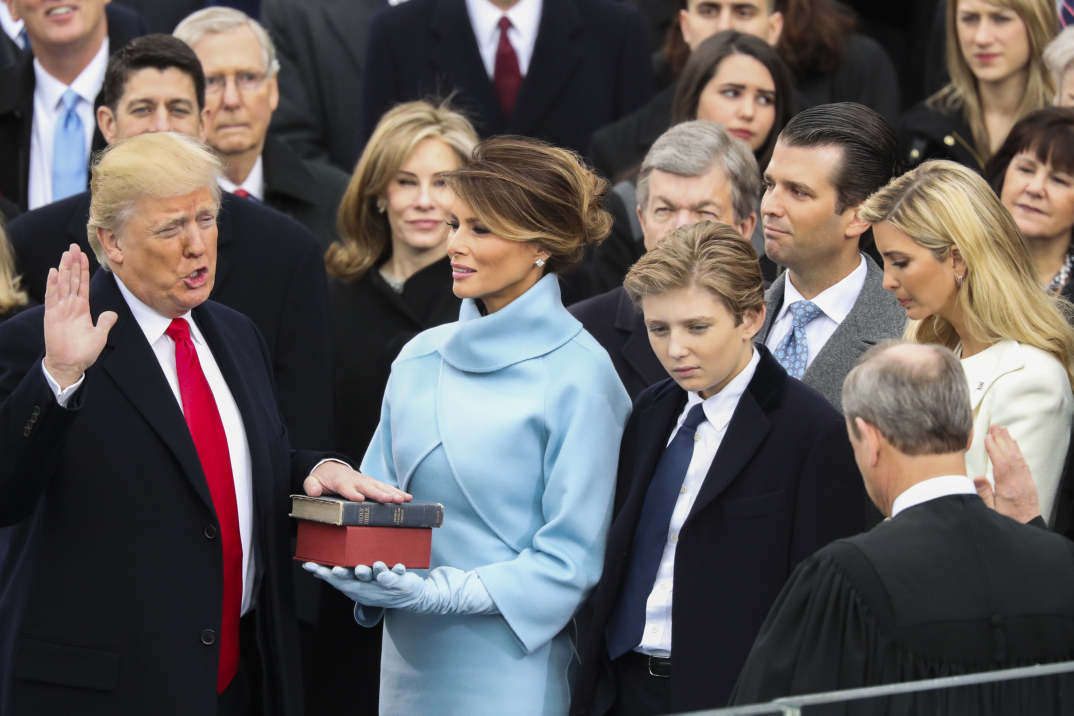
#> input picture FaceRoll/samples/timg-2.jpg, 4293 x 2861 px (shown at 1/4 size); its folder holds only this picture in this run
$ python FaceRoll.py
#> lines starting #> are read from the running program, lines starting #| are printed output that depends on the picture
# -*- coding: utf-8 -*-
import urllib.request
import urllib.error
import time
import json
import cv2
import os
import numpy as np
import random

key='Find in readme.md'
secret='Find in readme.md'

def saveFace(key,secret,img_path,temp_path='./temp.jpg'):
#> called with key = 'Find in readme.md', secret = 'Find in readme.md', img_path = './samples/timg-2.jpg', temp_path = './temp.jpg'
    http_url = 'https://api-cn.faceplusplus.com/facepp/v3/detect'
    key = "DPHaK7dG2sab8F3SW9aSrt2gP21-JSyk"
    secret = "wRN-HPj4sbExcfmg0a8n9dPWcB2juJjE"
    orginal_img=cv2.imread(img_path)
#> orginal_img is the input picture: shape (2861, 4293, 3); mean B, G, R 88.3, 89.3, 95.7
    cv2.imwrite(temp_path,cv2.resize(orginal_img,None,fx=0.5,fy=0.5,interpolation=cv2.INTER_CUBIC))
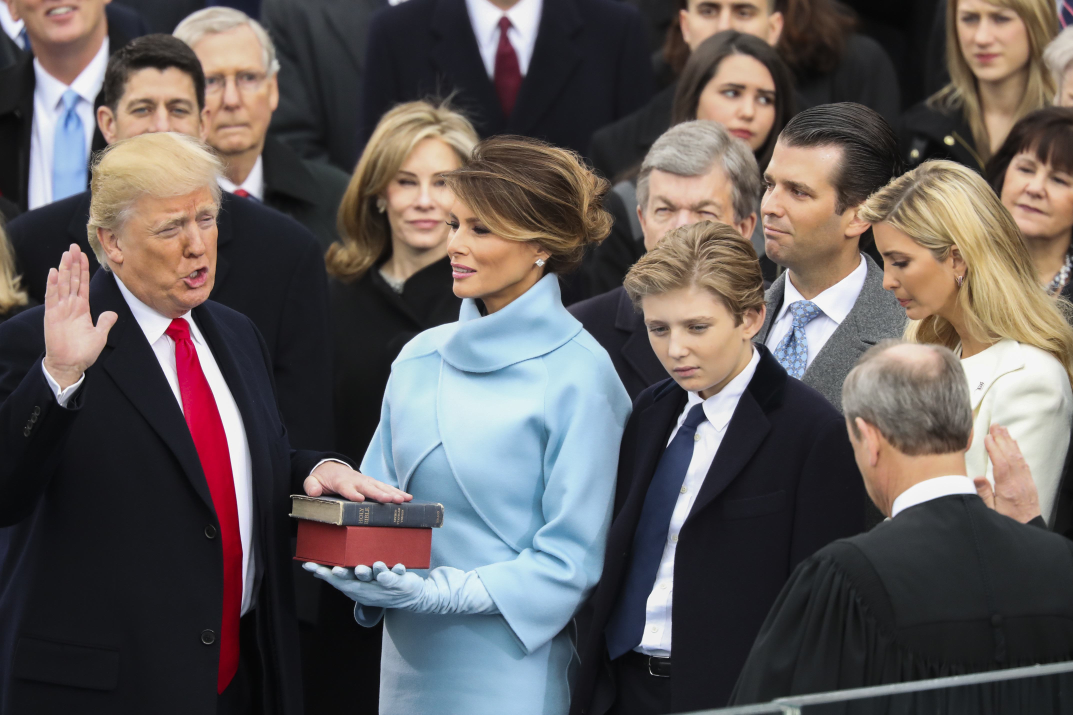
#> saved as temp.jpg: shape (1430, 2146, 3) (shown at 1/2 size); mean B, G, R 88.3, 89.4, 95.7
    filepath = temp_path

    boundary = '----------%s' % hex(int(time.time() * 1000))
    data = []
    data.append('--%s' % boundary)
    data.append('Content-Disposition: form-data; name="%s"\r\n' % 'api_key')
    data.append(key)
    data.append('--%s' % boundary)
    data.append('Content-Disposition: form-data; name="%s"\r\n' % 'api_secret')
    data.append(secret)
    data.append('--%s' % boundary)
    fr = open(filepath, 'rb')
    data.append('Content-Disposition: form-data; name="%s"; filename=" "' % 'image_file')
    data.append('Content-Type: %s\r\n' % 'application/octet-stream')
    data.append(fr.read())
    fr.close()
    data.append('--%s' % boundary)
    data.append('Content-Disposition: form-data; name="%s"\r\n' % 'return_landmark')
    data.append('1')
    data.append('--%s' % boundary)
    data.append('Content-Disposition: form-data; name="%s"\r\n' % 'return_attributes')
    data.append(
        "gender,age,smiling,headpose,facequality,blur,eyestatus,emotion,ethnicity,beauty,mouthstatus,eyegaze,skinstatus")
    data.append('--%s--\r\n' % boundary)

    for i, d in enumerate(data):
        if isinstance(d, str):
            data[i] = d.encode('utf-8')

    http_body = b'\r\n'.join(data)

    # build http request
    req = urllib.request.Request(url=http_url, data=http_body)

    # header
    req.add_header('Content-Type', 'multipart/form-data; boundary=%s' % boundary)

    try:
        # post data to server
#> (the run stopped early here; a loop or call above may not have finished)

$ run again, on FaceRoll/samples/timg.jpg
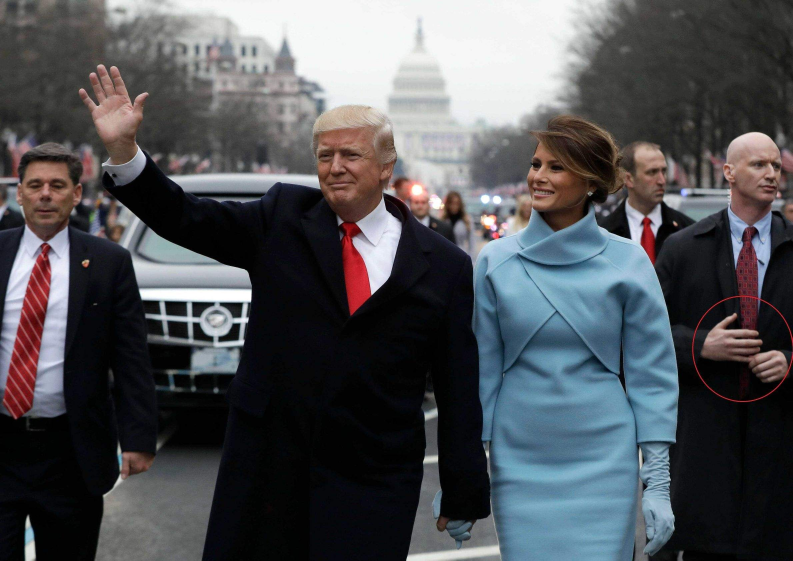
#> input picture FaceRoll/samples/timg.jpg, 2378 x 1681 px (shown at 1/3 size)
#> in saveFace, orginal_img is the input picture: shape (1681, 2378, 3); mean B, G, R 86.9, 82.8, 81.1
#> in saveFace, `cv2.imwrite(temp_path,cv2.resize(orginal_img,None,fx=0.5,fy=0.5,interp..`:
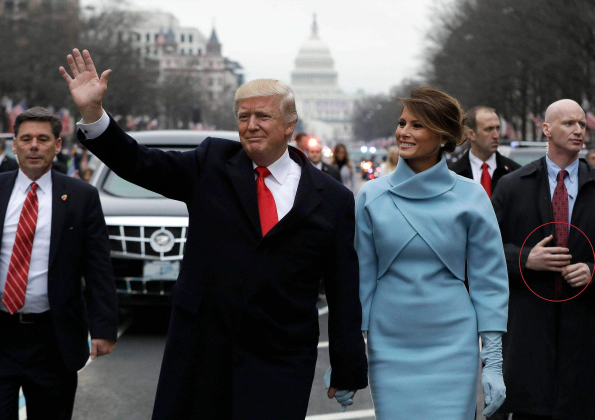
#> saved as temp.jpg: shape (840, 1189, 3) (shown at 1/2 size); mean B, G, R 86.9, 82.8, 81.1
